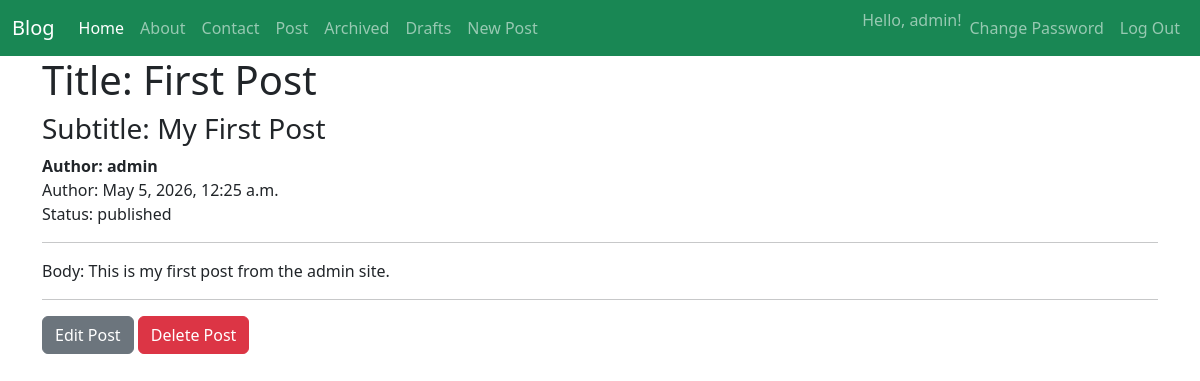
/posts/1/ (signed in), run on the app's committed database.
### posts/models.py (models this page shows, shortened)
class post(models.Model): #OOP (Object Oriented Programing)
    title = models.CharField(max_length=128)
    subtitle = models.CharField(max_length=256)
    body = models.TextField()
    created_on = models.DateTimeField(auto_now_add=True)
    author = models.ForeignKey(
        get_user_model(),
        on_delete=models.CASCADE
    ) #User Model
    status = models.ForeignKey(
        Status,
        on_delete=models.DO_NOTHING
    )

class Status(models.Model):
    class Meta:
        verbose_name_plural = "Status"
    name = models.CharField(max_length=128, unique=True)
    description = models.CharField(max_length=200, help_text="Write a description about the status")
    def __str__(self):
        return f"{self.name}"

### posts/views.py (the view)
# urls.py: path("<int:pk>/", PostDetailView.as_view(), name="post_detail"),
class PostDetailView(LoginRequiredMixin, DetailView): # GET Request -> Single element (object)
    template_name = "posts/detail.html"
    model = post
    context_object_name = "single_post"

### templates/posts/detail.html (shortened to what this page needs)
{% extends 'base.html' %}
{% block content %}
    <h1>Title: {{ single_post.title }}</h1>
    <h3>Subtitle: {{ single_post.subtitle }} </h3>
    <span><strong> Author: {{ single_post.author }}</strong></span> <br>
    <span>Author: {{ single_post.created_on }} </span> <br>
    <span>Status: {{ single_post.status }}</span> <br>
    <hr/>
    <p>Body: {{ single_post.body }} </p>
    <hr/>
    <a href="{% url 'post_edit' single_post.id %}" class="btn btn-secondary">Edit Post</a>
    <a href="{% url 'post_delete' single_post.id %}"class="btn btn-danger">Delete Post</a>
{% endblock %}

### templates/navbar.html (shortened to what this page needs)
<nav class="navbar navbar-expand-lg bg-success" data-bs-theme="dark">
    <div class="container-fluid">
        <a class="navbar-brand" href="{% url 'home' %}">Blog</a>
        <div class="collapse navbar-collapse" id="navbarSupportedContent">
            <ul class="navbar-nav me-auto mb-2 mb-lg-0">
                <li class="nav-item">
                    <a class="nav-link active" aria-current="page" href="{% url 'home' %}">Home</a>
                </li>
                <li class="nav-item">
                    <a class="nav-link" href="{% url 'about' %}">About</a>
                </li>
                <li class="nav-item">
                    <a class="nav-link" href="{% url 'contact' %}">Contact</a>
                </li>
                <li class="nav-item">
                    <a class="nav-link" href="{% url 'post_list' %}">Post</a>
                </li>
                {% if user.is_authenticated %}
                <li class="nav-item">
                    <a class="nav-link" href="{% url 'post_archive_list' %}">Archived</a>
                </li>
                <li class="nav-item">
                    <a class="nav-link" href="{% url 'post_draft_list' %}">Drafts</a>
                </li>
                <li class="nav-item">
                    <a class="nav-link" href="{% url 'post_new' %}">New Post</a>
                </li>
                {% endif %}
            </ul>
            <div class="d-flex">
                <ul class="navbar-nav me-auto mb-2 mb-lg-0">
                    {% if user.is_authenticated %}
                    <li>
                        <span class="navbar-text">Hello, {{ user.username }}!</span>
                    </li>
                    <li class="nav-item">
                        <a class="nav-link" href="{% url 'password_change' %}">Change Password</a>
                    </li>
                    <li class="nav-item">
                        <form action="{% url 'logout' %}" method="post">
                            <input type="submit" value="Log Out" class="nav-link">
                        </form>
                    </li>
                    {% endif %}
                </ul>
            </div>
        </div>
    </div>
</nav>

### data on the page
post: title "First Post", subtitle "My First Post", author "admin", created_on "May 5, 2026, 12:25 a.m.", status "published", body "This is my first post from the admin site."

### other printed values
{{ user.username }} "admin"
